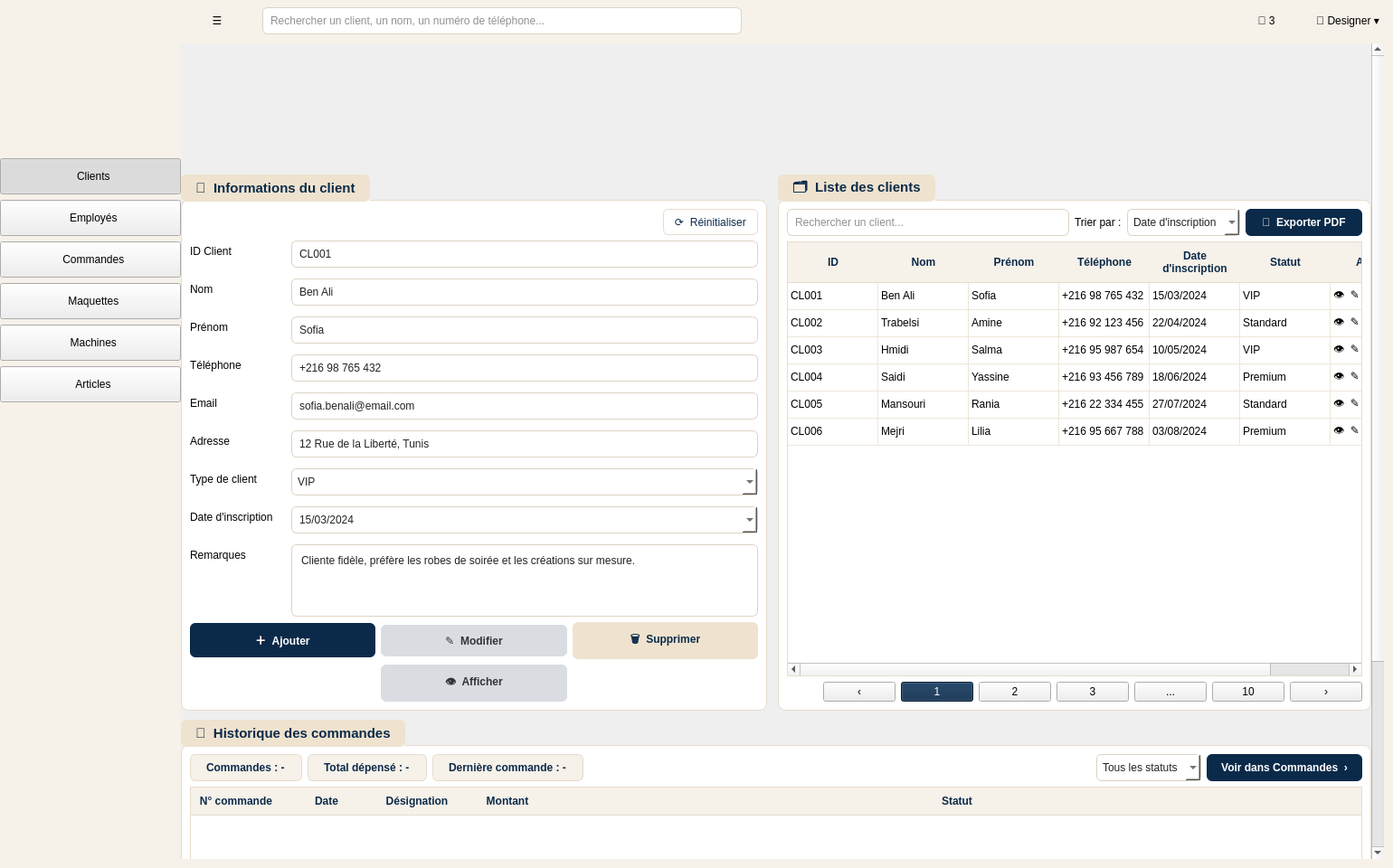
<?xml version="1.0" encoding="UTF-8"?>
<ui version="4.0">
 <class>ClientsPage</class>
 <widget class="QMainWindow" name="ClientsPage">
  <property name="geometry">
   <rect><x>0</x><y>0</y><width>1540</width><height>960</height></rect>
  </property>
  <property name="windowIcon">
   <iconset resource="resources.qrc"><normaloff>:/images/logo.png</normaloff>:/images/logo.png</iconset>
  </property>
  <property name="windowTitle">
   <string>FashioNova - Gestion des Clients (v8)</string>
  </property>
  <property name="styleSheet">
   <string notr="true">
QMainWindow, QWidget#centralwidget { background-color: #f6f1e9; }
QPushButton[nav="true"] { color: #FFFFFF; background: transparent; border: none; text-align: left; padding-left: 20px; margin: 0px 6px; border-radius: 6px; font-family: "Segoe UI"; font-size: 13px; font-weight: 500; }
QPushButton[nav="true"]:hover { background-color: rgba(255, 255, 255, 0.12); }
QPushButton[nav="true"]:checked { background: qlineargradient(x1:0, y1:0, x2:1, y2:0, stop:0 #E5C378, stop:1 #C89538); color: #08213B; font-weight: bold; }
QFrame#banner { background-color: #efe3cf; border: none; }
QLabel#bannerTitle { font-size: 38px; font-style: italic; font-weight: bold; color: #0b2a4a; }
QLabel#bannerSub { font-size: 15px; font-style: italic; color: #b08d57; }
QLabel#bannerQuote { font-size: 16px; font-style: italic; color: #b08d57; }
QGroupBox { background-color: white; border: 1px solid #e6dccb; border-radius: 8px; margin-top: 28px; font-weight: bold; font-size: 15px; color: #0b2a4a; }
QGroupBox::title { subcontrol-origin: margin; subcontrol-position: top left; left: 0px; padding: 6px 14px; background-color: #efe3cf; border-radius: 6px; }
QLineEdit, QComboBox, QDateEdit, QPlainTextEdit { background: white; border: 1px solid #ddd3c2; border-radius: 6px; padding: 6px; font-weight: normal; color: #222; }
QLabel[field="true"] { font-weight: bold; color: #0b2a4a; font-size: 13px; }
QPushButton#btnAjouter { background-color: #0b2a4a; color: white; font-weight: bold; padding: 10px; border-radius: 6px; }
QPushButton#btnModifier, QPushButton#btnAfficher { background-color: #d9dde2; color: #333; font-weight: bold; padding: 10px; border-radius: 6px; }
QPushButton#btnSupprimer { background-color: #efe3cf; color: #0b2a4a; font-weight: bold; padding: 10px; border-radius: 6px; }
QPushButton#btnReinit { background-color: white; border: 1px solid #e6dccb; padding: 6px 12px; border-radius: 6px; color: #0b2a4a; }
QPushButton#btnExport { background-color: #0b2a4a; color: white; font-weight: bold; padding: 8px 18px; border-radius: 6px; }
QTableWidget { background: white; border: 1px solid #e6dccb; gridline-color: #eee6d8; selection-background-color: #efe3cf; selection-color: #0b2a4a; }
QHeaderView::section { background-color: #f6f1e9; color: #0b2a4a; font-weight: bold; padding: 6px; border: none; border-bottom: 1px solid #e6dccb; }
QPushButton[page="true"] { background: white; border: 1px solid #e6dccb; border-radius: 6px; min-width: 30px; padding: 6px; color: #0b2a4a; }
QPushButton#btnPage1 { background-color: #0b2a4a; color: white; }
QProgressBar { border: none; background-color: #ebeef2; border-radius: 5px; max-height: 10px; }
QProgressBar::chunk { background-color: #0b2a4a; border-radius: 5px; }
QFrame[card="true"] { background: white; border: 1px solid #eee6d8; border-radius: 6px; }
   </string>
  </property>
  <widget class="QWidget" name="centralwidget">
   <layout class="QHBoxLayout" name="mainLayout">
    <property name="spacing"><number>0</number></property>
    <property name="leftMargin"><number>0</number></property>
    <property name="topMargin"><number>0</number></property>
    <property name="rightMargin"><number>0</number></property>
    <property name="bottomMargin"><number>0</number></property>

    <!-- ===================== SIDEBAR (200 px, image de fond) ===================== -->
    <item>
     <widget class="QFrame" name="sidebar">
      <property name="minimumSize"><size><width>200</width><height>0</height></size></property>
      <property name="maximumSize"><size><width>200</width><height>16777215</height></size></property>
      <property name="styleSheet"><string notr="true">QFrame#sidebar { border-image: url(:/images/sidebar.png) 0 0 0 0 stretch stretch; }</string></property>
      <layout class="QVBoxLayout" name="sidebarLayout">
       <property name="spacing"><number>6</number></property>
       <property name="leftMargin"><number>0</number></property>
       <property name="topMargin"><number>175</number></property>
       <property name="rightMargin"><number>0</number></property>
       <property name="bottomMargin"><number>15</number></property>
       <item>
        <widget class="QPushButton" name="btnNavClients">
         <property name="minimumSize"><size><width>0</width><height>40</height></size></property>
         <property name="maximumSize"><size><width>16777215</width><height>40</height></size></property>
         <property name="cursor"><cursorShape>PointingHandCursor</cursorShape></property>
         <property name="text"><string>  Clients</string></property>
         <property name="icon">
          <iconset resource="resources.qrc"><normaloff>:/icons/clients_off.png</normaloff><normalon>:/icons/clients_on.png</normalon></iconset>
         </property>
         <property name="iconSize"><size><width>20</width><height>20</height></size></property>
         <property name="checkable"><bool>true</bool></property>
         <property name="checked"><bool>true</bool></property>
         <property name="nav" stdset="0"><string notr="true">true</string></property>
         <attribute name="buttonGroup"><string notr="true">navGroup</string></attribute>
        </widget>
       </item>
       <item>
        <widget class="QPushButton" name="btnNavEmployes">
         <property name="minimumSize"><size><width>0</width><height>40</height></size></property>
         <property name="maximumSize"><size><width>16777215</width><height>40</height></size></property>
         <property name="cursor"><cursorShape>PointingHandCursor</cursorShape></property>
         <property name="text"><string>  Employés</string></property>
         <property name="icon">
          <iconset resource="resources.qrc"><normaloff>:/icons/employes_off.png</normaloff><normalon>:/icons/employes_on.png</normalon></iconset>
         </property>
         <property name="iconSize"><size><width>20</width><height>20</height></size></property>
         <property name="checkable"><bool>true</bool></property>
         <property name="nav" stdset="0"><string notr="true">true</string></property>
         <attribute name="buttonGroup"><string notr="true">navGroup</string></attribute>
        </widget>
       </item>
       <item>
        <widget class="QPushButton" name="btnNavCommandes">
         <property name="minimumSize"><size><width>0</width><height>40</height></size></property>
         <property name="maximumSize"><size><width>16777215</width><height>40</height></size></property>
         <property name="cursor"><cursorShape>PointingHandCursor</cursorShape></property>
         <property name="text"><string>  Commandes</string></property>
         <property name="icon">
          <iconset resource="resources.qrc"><normaloff>:/icons/commandes_off.png</normaloff><normalon>:/icons/commandes_on.png</normalon></iconset>
         </property>
         <property name="iconSize"><size><width>20</width><height>20</height></size></property>
         <property name="checkable"><bool>true</bool></property>
         <property name="nav" stdset="0"><string notr="true">true</string></property>
         <attribute name="buttonGroup"><string notr="true">navGroup</string></attribute>
        </widget>
       </item>
       <item>
        <widget class="QPushButton" name="btnNavMaquettes">
         <property name="minimumSize"><size><width>0</width><height>40</height></size></property>
         <property name="maximumSize"><size><width>16777215</width><height>40</height></size></property>
         <property name="cursor"><cursorShape>PointingHandCursor</cursorShape></property>
         <property name="text"><string>  Maquettes</string></property>
         <property name="icon">
          <iconset resource="resources.qrc"><normaloff>:/icons/maquettes_off.png</normaloff><normalon>:/icons/maquettes_on.png</normalon></iconset>
         </property>
         <property name="iconSize"><size><width>20</width><height>20</height></size></property>
         <property name="checkable"><bool>true</bool></property>
         <property name="nav" stdset="0"><string notr="true">true</string></property>
         <attribute name="buttonGroup"><string notr="true">navGroup</string></attribute>
        </widget>
       </item>
       <item>
        <widget class="QPushButton" name="btnNavMachines">
         <property name="minimumSize"><size><width>0</width><height>40</height></size></property>
         <property name="maximumSize"><size><width>16777215</width><height>40</height></size></property>
         <property name="cursor"><cursorShape>PointingHandCursor</cursorShape></property>
         <property name="text"><string>  Machines</string></property>
         <property name="icon">
          <iconset resource="resources.qrc"><normaloff>:/icons/machines_off.png</normaloff><normalon>:/icons/machines_on.png</normalon></iconset>
         </property>
         <property name="iconSize"><size><width>20</width><height>20</height></size></property>
         <property name="checkable"><bool>true</bool></property>
         <property name="nav" stdset="0"><string notr="true">true</string></property>
         <attribute name="buttonGroup"><string notr="true">navGroup</string></attribute>
        </widget>
       </item>
       <item>
        <widget class="QPushButton" name="btnNavArticles">
         <property name="minimumSize"><size><width>0</width><height>40</height></size></property>
         <property name="maximumSize"><size><width>16777215</width><height>40</height></size></property>
         <property name="cursor"><cursorShape>PointingHandCursor</cursorShape></property>
         <property name="text"><string>  Articles</string></property>
         <property name="icon">
          <iconset resource="resources.qrc"><normaloff>:/icons/articles_off.png</normaloff><normalon>:/icons/articles_on.png</normalon></iconset>
         </property>
         <property name="iconSize"><size><width>20</width><height>20</height></size></property>
         <property name="checkable"><bool>true</bool></property>
         <property name="nav" stdset="0"><string notr="true">true</string></property>
         <attribute name="buttonGroup"><string notr="true">navGroup</string></attribute>
        </widget>
       </item>
       <item>
        <spacer name="sidebarSpacer">
         <property name="orientation"><enum>Qt::Vertical</enum></property>
         <property name="sizeHint" stdset="0"><size><width>20</width><height>40</height></size></property>
        </spacer>
       </item>
      </layout>
     </widget>
    </item>

    <!-- ===================== CONTENU ===================== -->
    <item>
     <widget class="QWidget" name="content">
      <layout class="QVBoxLayout" name="contentLayout">
       <property name="spacing"><number>10</number></property>
       <property name="leftMargin"><number>0</number></property>
       <property name="topMargin"><number>8</number></property>
       <property name="rightMargin"><number>10</number></property>
       <property name="bottomMargin"><number>10</number></property>

       <!-- Barre du haut -->
       <item>
        <layout class="QHBoxLayout" name="topBar">
         <item>
          <widget class="QPushButton" name="btnMenu">
           <property name="text"><string>☰</string></property>
           <property name="flat"><bool>true</bool></property>
          </widget>
         </item>
         <item>
          <widget class="QLineEdit" name="searchGlobal">
           <property name="placeholderText"><string>Rechercher un client, un nom, un numéro de téléphone...</string></property>
          </widget>
         </item>
         <item>
          <spacer name="topSpacer">
           <property name="orientation"><enum>Qt::Horizontal</enum></property>
           <property name="sizeHint" stdset="0"><size><width>200</width><height>20</height></size></property>
          </spacer>
         </item>
         <item>
          <widget class="QPushButton" name="btnNotif">
           <property name="text"><string>🔔 3</string></property>
           <property name="flat"><bool>true</bool></property>
          </widget>
         </item>
         <item>
          <widget class="QPushButton" name="btnUser">
           <property name="text"><string>👤 Designer ▾</string></property>
           <property name="flat"><bool>true</bool></property>
          </widget>
         </item>
        </layout>
       </item>

       <!-- Pile de pages : 0 = Clients, 1..5 = pages vides -->
       <item>
        <widget class="QStackedWidget" name="stackPages">
         <property name="currentIndex"><number>0</number></property>

         <widget class="QScrollArea" name="pageClients">
          <property name="frameShape"><enum>QFrame::NoFrame</enum></property>
          <property name="widgetResizable"><bool>true</bool></property>
          <property name="horizontalScrollBarPolicy"><enum>Qt::ScrollBarAlwaysOff</enum></property>
          <property name="styleSheet"><string notr="true">QScrollArea#pageClients { background: transparent; border: none; }
QScrollArea#pageClients &gt; QWidget { background: transparent; }
QWidget#pageClientsContents { background: transparent; }</string></property>
          <widget class="QWidget" name="pageClientsContents">
          <layout class="QVBoxLayout" name="pageClientsLayout">
           <property name="spacing"><number>10</number></property>
           <property name="leftMargin"><number>0</number></property>
           <property name="topMargin"><number>0</number></property>
           <property name="rightMargin"><number>0</number></property>
           <property name="bottomMargin"><number>0</number></property>

           <!-- Bannière (image) -->
           <item>
            <widget class="QLabel" name="bannerImage">
             <property name="sizePolicy">
              <sizepolicy hsizetype="Ignored" vsizetype="Fixed"><horstretch>0</horstretch><verstretch>0</verstretch></sizepolicy>
             </property>
             <property name="minimumSize"><size><width>0</width><height>135</height></size></property>
             <property name="maximumSize"><size><width>16777215</width><height>135</height></size></property>
             <property name="text"><string/></property>
             <property name="pixmap"><pixmap resource="resources.qrc">:/images/banner.png</pixmap></property>
             <property name="alignment"><set>Qt::AlignCenter</set></property>
            </widget>
           </item>

       <!-- Zone du milieu : formulaire + liste -->
       <item>
        <layout class="QHBoxLayout" name="middleLayout">
         <property name="spacing"><number>12</number></property>

         <!-- ===== Informations du client (SANS PHOTOS) ===== -->
         <item>
          <widget class="QGroupBox" name="groupInfos">
           <property name="title"><string>👤  Informations du client</string></property>
           <layout class="QVBoxLayout" name="infosLayout">
            <item>
             <layout class="QHBoxLayout" name="infosHeader">
              <item>
               <spacer name="infosHeaderSpacer">
                <property name="orientation"><enum>Qt::Horizontal</enum></property>
                <property name="sizeHint" stdset="0"><size><width>40</width><height>20</height></size></property>
               </spacer>
              </item>
              <item>
               <widget class="QPushButton" name="btnReinit">
                <property name="text"><string>⟳  Réinitialiser</string></property>
               </widget>
              </item>
             </layout>
            </item>
            <item>
             <layout class="QFormLayout" name="formLayout">
              <property name="verticalSpacing"><number>12</number></property>
              <property name="horizontalSpacing"><number>20</number></property>

              <item row="0" column="0">
               <widget class="QLabel" name="lblId">
                <property name="text"><string>ID Client</string></property>
                <property name="field" stdset="0"><string notr="true">true</string></property>
               </widget>
              </item>
              <item row="0" column="1">
               <widget class="QLineEdit" name="editId">
                <property name="text"><string>CL001</string></property>
               </widget>
              </item>

              <item row="1" column="0">
               <widget class="QLabel" name="lblNom">
                <property name="text"><string>Nom</string></property>
                <property name="field" stdset="0"><string notr="true">true</string></property>
               </widget>
              </item>
              <item row="1" column="1">
               <widget class="QLineEdit" name="editNom">
                <property name="text"><string>Ben Ali</string></property>
               </widget>
              </item>

              <item row="2" column="0">
               <widget class="QLabel" name="lblPrenom">
                <property name="text"><string>Prénom</string></property>
                <property name="field" stdset="0"><string notr="true">true</string></property>
               </widget>
              </item>
              <item row="2" column="1">
               <widget class="QLineEdit" name="editPrenom">
                <property name="text"><string>Sofia</string></property>
               </widget>
              </item>

              <item row="3" column="0">
               <widget class="QLabel" name="lblTel">
                <property name="text"><string>Téléphone</string></property>
                <property name="field" stdset="0"><string notr="true">true</string></property>
               </widget>
              </item>
              <item row="3" column="1">
               <widget class="QLineEdit" name="editTel">
                <property name="text"><string>+216 98 765 432</string></property>
               </widget>
              </item>

              <item row="4" column="0">
               <widget class="QLabel" name="lblEmail">
                <property name="text"><string>Email</string></property>
                <property name="field" stdset="0"><string notr="true">true</string></property>
               </widget>
              </item>
              <item row="4" column="1">
               <widget class="QLineEdit" name="editEmail">
                <property name="text"><string>sofia.benali@email.com</string></property>
               </widget>
              </item>

              <item row="5" column="0">
               <widget class="QLabel" name="lblAdresse">
                <property name="text"><string>Adresse</string></property>
                <property name="field" stdset="0"><string notr="true">true</string></property>
               </widget>
              </item>
              <item row="5" column="1">
               <widget class="QLineEdit" name="editAdresse">
                <property name="text"><string>12 Rue de la Liberté, Tunis</string></property>
               </widget>
              </item>

              <item row="6" column="0">
               <widget class="QLabel" name="lblType">
                <property name="text"><string>Type de client</string></property>
                <property name="field" stdset="0"><string notr="true">true</string></property>
               </widget>
              </item>
              <item row="6" column="1">
               <widget class="QComboBox" name="comboType">
                <item><property name="text"><string>VIP</string></property></item>
                <item><property name="text"><string>Premium</string></property></item>
                <item><property name="text"><string>Standard</string></property></item>
               </widget>
              </item>

              <item row="7" column="0">
               <widget class="QLabel" name="lblDate">
                <property name="text"><string>Date d'inscription</string></property>
                <property name="field" stdset="0"><string notr="true">true</string></property>
               </widget>
              </item>
              <item row="7" column="1">
               <widget class="QDateEdit" name="dateInscription">
                <property name="displayFormat"><string>dd/MM/yyyy</string></property>
                <property name="calendarPopup"><bool>true</bool></property>
                <property name="date">
                 <date><year>2024</year><month>3</month><day>15</day></date>
                </property>
               </widget>
              </item>

              <item row="8" column="0">
               <widget class="QLabel" name="lblRemarques">
                <property name="text"><string>Remarques</string></property>
                <property name="field" stdset="0"><string notr="true">true</string></property>
               </widget>
              </item>
              <item row="8" column="1">
               <widget class="QPlainTextEdit" name="editRemarques">
                <property name="maximumSize"><size><width>16777215</width><height>80</height></size></property>
                <property name="plainText"><string>Cliente fidèle, préfère les robes de soirée et les créations sur mesure.</string></property>
               </widget>
              </item>
             </layout>
            </item>
            <item>
             <layout class="QGridLayout" name="buttonsLayout">
              <item row="0" column="0">
               <widget class="QPushButton" name="btnAjouter">
                <property name="text"><string>＋  Ajouter</string></property>
               </widget>
              </item>
              <item row="0" column="1">
               <widget class="QPushButton" name="btnModifier">
                <property name="text"><string>✎  Modifier</string></property>
               </widget>
              </item>
              <item row="0" column="2">
               <widget class="QPushButton" name="btnSupprimer">
                <property name="text"><string>🗑  Supprimer</string></property>
               </widget>
              </item>
              <item row="1" column="1">
               <widget class="QPushButton" name="btnAfficher">
                <property name="text"><string>👁  Afficher</string></property>
               </widget>
              </item>
             </layout>
            </item>
            <item>
             <spacer name="infosSpacer">
              <property name="orientation"><enum>Qt::Vertical</enum></property>
              <property name="sizeHint" stdset="0"><size><width>20</width><height>20</height></size></property>
             </spacer>
            </item>
           </layout>
          </widget>
         </item>

         <!-- ===== Liste des clients (SANS colonne photo) ===== -->
         <item>
          <widget class="QGroupBox" name="groupListe">
           <property name="title"><string>🗂  Liste des clients</string></property>
           <layout class="QVBoxLayout" name="listeLayout">
            <item>
             <layout class="QHBoxLayout" name="listeHeader">
              <item>
               <widget class="QLineEdit" name="searchListe">
                <property name="placeholderText"><string>Rechercher un client...</string></property>
               </widget>
              </item>
              <item>
               <widget class="QLabel" name="lblTrier">
                <property name="text"><string>Trier par :</string></property>
                <property name="field" stdset="0"><string notr="true">true</string></property>
               </widget>
              </item>
              <item>
               <widget class="QComboBox" name="comboTrier">
                <item><property name="text"><string>Date d'inscription</string></property></item>
                <item><property name="text"><string>Nom</string></property></item>
                <item><property name="text"><string>Type de client</string></property></item>
               </widget>
              </item>
              <item>
               <widget class="QPushButton" name="btnExport">
                <property name="text"><string>📄  Exporter PDF</string></property>
               </widget>
              </item>
             </layout>
            </item>
            <item>
             <widget class="QTableWidget" name="tableClients">
              <property name="selectionBehavior"><enum>QAbstractItemView::SelectRows</enum></property>
              <property name="editTriggers"><set>QAbstractItemView::NoEditTriggers</set></property>
              <property name="alternatingRowColors"><bool>false</bool></property>
              <attribute name="horizontalHeaderStretchLastSection"><bool>true</bool></attribute>
              <attribute name="verticalHeaderVisible"><bool>false</bool></attribute>
              <column><property name="text"><string>ID</string></property></column>
              <column><property name="text"><string>Nom</string></property></column>
              <column><property name="text"><string>Prénom</string></property></column>
              <column><property name="text"><string>Téléphone</string></property></column>
              <column><property name="text"><string>Date
d'inscription</string></property></column>
              <column><property name="text"><string>Statut</string></property></column>
              <column><property name="text"><string>Actions</string></property></column>
              <row/><row/><row/><row/><row/><row/>

              <item row="0" column="0"><property name="text"><string>CL001</string></property></item>
              <item row="0" column="1"><property name="text"><string>Ben Ali</string></property></item>
              <item row="0" column="2"><property name="text"><string>Sofia</string></property></item>
              <item row="0" column="3"><property name="text"><string>+216 98 765 432</string></property></item>
              <item row="0" column="4"><property name="text"><string>15/03/2024</string></property></item>
              <item row="0" column="5"><property name="text"><string>VIP</string></property></item>
              <item row="0" column="6"><property name="text"><string>👁  ✎</string></property></item>

              <item row="1" column="0"><property name="text"><string>CL002</string></property></item>
              <item row="1" column="1"><property name="text"><string>Trabelsi</string></property></item>
              <item row="1" column="2"><property name="text"><string>Amine</string></property></item>
              <item row="1" column="3"><property name="text"><string>+216 92 123 456</string></property></item>
              <item row="1" column="4"><property name="text"><string>22/04/2024</string></property></item>
              <item row="1" column="5"><property name="text"><string>Standard</string></property></item>
              <item row="1" column="6"><property name="text"><string>👁  ✎</string></property></item>

              <item row="2" column="0"><property name="text"><string>CL003</string></property></item>
              <item row="2" column="1"><property name="text"><string>Hmidi</string></property></item>
              <item row="2" column="2"><property name="text"><string>Salma</string></property></item>
              <item row="2" column="3"><property name="text"><string>+216 95 987 654</string></property></item>
              <item row="2" column="4"><property name="text"><string>10/05/2024</string></property></item>
              <item row="2" column="5"><property name="text"><string>VIP</string></property></item>
              <item row="2" column="6"><property name="text"><string>👁  ✎</string></property></item>

              <item row="3" column="0"><property name="text"><string>CL004</string></property></item>
              <item row="3" column="1"><property name="text"><string>Saidi</string></property></item>
              <item row="3" column="2"><property name="text"><string>Yassine</string></property></item>
              <item row="3" column="3"><property name="text"><string>+216 93 456 789</string></property></item>
              <item row="3" column="4"><property name="text"><string>18/06/2024</string></property></item>
              <item row="3" column="5"><property name="text"><string>Premium</string></property></item>
              <item row="3" column="6"><property name="text"><string>👁  ✎</string></property></item>

              <item row="4" column="0"><property name="text"><string>CL005</string></property></item>
              <item row="4" column="1"><property name="text"><string>Mansouri</string></property></item>
              <item row="4" column="2"><property name="text"><string>Rania</string></property></item>
              <item row="4" column="3"><property name="text"><string>+216 22 334 455</string></property></item>
              <item row="4" column="4"><property name="text"><string>27/07/2024</string></property></item>
              <item row="4" column="5"><property name="text"><string>Standard</string></property></item>
              <item row="4" column="6"><property name="text"><string>👁  ✎</string></property></item>

              <item row="5" column="0"><property name="text"><string>CL006</string></property></item>
              <item row="5" column="1"><property name="text"><string>Mejri</string></property></item>
              <item row="5" column="2"><property name="text"><string>Lilia</string></property></item>
              <item row="5" column="3"><property name="text"><string>+216 95 667 788</string></property></item>
              <item row="5" column="4"><property name="text"><string>03/08/2024</string></property></item>
              <item row="5" column="5"><property name="text"><string>Premium</string></property></item>
              <item row="5" column="6"><property name="text"><string>👁  ✎</string></property></item>
             </widget>
            </item>
            <item>
             <layout class="QHBoxLayout" name="paginationLayout">
              <item>
               <spacer name="pagSpacer">
                <property name="orientation"><enum>Qt::Horizontal</enum></property>
                <property name="sizeHint" stdset="0"><size><width>40</width><height>20</height></size></property>
               </spacer>
              </item>
              <item><widget class="QPushButton" name="btnPagePrev"><property name="text"><string>‹</string></property><property name="page" stdset="0"><string notr="true">true</string></property></widget></item>
              <item><widget class="QPushButton" name="btnPage1"><property name="text"><string>1</string></property><property name="page" stdset="0"><string notr="true">true</string></property></widget></item>
              <item><widget class="QPushButton" name="btnPage2"><property name="text"><string>2</string></property><property name="page" stdset="0"><string notr="true">true</string></property></widget></item>
              <item><widget class="QPushButton" name="btnPage3"><property name="text"><string>3</string></property><property name="page" stdset="0"><string notr="true">true</string></property></widget></item>
              <item><widget class="QPushButton" name="btnPageDots"><property name="text"><string>...</string></property><property name="page" stdset="0"><string notr="true">true</string></property></widget></item>
              <item><widget class="QPushButton" name="btnPage10"><property name="text"><string>10</string></property><property name="page" stdset="0"><string notr="true">true</string></property></widget></item>
              <item><widget class="QPushButton" name="btnPageNext"><property name="text"><string>›</string></property><property name="page" stdset="0"><string notr="true">true</string></property></widget></item>
             </layout>
            </item>
           </layout>
          </widget>
         </item>
        </layout>
       </item>

       <!-- ===================== HISTORIQUE DES COMMANDES ===================== -->
       <item>
        <widget class="QGroupBox" name="groupHistorique">
         <property name="title"><string>🧾  Historique des commandes</string></property>
         <property name="minimumSize"><size><width>0</width><height>270</height></size></property>
         <layout class="QVBoxLayout" name="historiqueLayout">
          <item>
           <layout class="QHBoxLayout" name="historiqueHeader">
        <item>
         <widget class="QLabel" name="lblNbCommandes">
          <property name="text"><string>Commandes : -</string></property>
          <property name="styleSheet"><string notr="true">background-color:#f6f1e9; border:1px solid #e6dccb; border-radius:6px; padding:6px 14px; color:#0b2a4a; font-weight:bold;</string></property>
         </widget>
        </item>
        <item>
         <widget class="QLabel" name="lblTotalDepense">
          <property name="text"><string>Total dépensé : -</string></property>
          <property name="styleSheet"><string notr="true">background-color:#f6f1e9; border:1px solid #e6dccb; border-radius:6px; padding:6px 14px; color:#0b2a4a; font-weight:bold;</string></property>
         </widget>
        </item>
        <item>
         <widget class="QLabel" name="lblDerniereCommande">
          <property name="text"><string>Dernière commande : -</string></property>
          <property name="styleSheet"><string notr="true">background-color:#f6f1e9; border:1px solid #e6dccb; border-radius:6px; padding:6px 14px; color:#0b2a4a; font-weight:bold;</string></property>
         </widget>
        </item>
            <item>
             <spacer name="historiqueSpacer">
              <property name="orientation"><enum>Qt::Horizontal</enum></property>
              <property name="sizeHint" stdset="0"><size><width>40</width><height>20</height></size></property>
             </spacer>
            </item>
            <item>
             <widget class="QComboBox" name="comboStatutCmd">
              <item><property name="text"><string>Tous les statuts</string></property></item>
              <item><property name="text"><string>Livrée</string></property></item>
              <item><property name="text"><string>En cours</string></property></item>
              <item><property name="text"><string>En attente</string></property></item>
              <item><property name="text"><string>Annulée</string></property></item>
             </widget>
            </item>
            <item>
             <widget class="QPushButton" name="btnVoirCommandes">
              <property name="cursor"><cursorShape>PointingHandCursor</cursorShape></property>
              <property name="text"><string>Voir dans Commandes  ›</string></property>
              <property name="styleSheet"><string notr="true">background-color:#0b2a4a; color:white; font-weight:bold; padding:8px 16px; border-radius:6px;</string></property>
             </widget>
            </item>
           </layout>
          </item>
          <item>
           <widget class="QTableWidget" name="tableCommandes">
            <property name="minimumSize"><size><width>0</width><height>160</height></size></property>
            <property name="selectionBehavior"><enum>QAbstractItemView::SelectRows</enum></property>
            <property name="editTriggers"><set>QAbstractItemView::NoEditTriggers</set></property>
            <attribute name="horizontalHeaderStretchLastSection"><bool>true</bool></attribute>
            <attribute name="verticalHeaderVisible"><bool>false</bool></attribute>
          <column><property name="text"><string>N° commande</string></property></column>
          <column><property name="text"><string>Date</string></property></column>
          <column><property name="text"><string>Désignation</string></property></column>
          <column><property name="text"><string>Montant</string></property></column>
          <column><property name="text"><string>Statut</string></property></column>
           </widget>
          </item>
         </layout>
        </widget>
       </item>

       <!-- ===================== STATISTIQUES : 3 photos indépendantes ===================== -->
       <item>
        <widget class="QWidget" name="statsPanel">
         <property name="sizePolicy">
          <sizepolicy hsizetype="Ignored" vsizetype="Fixed"><horstretch>0</horstretch><verstretch>0</verstretch></sizepolicy>
         </property>
         <property name="minimumSize"><size><width>0</width><height>150</height></size></property>
         <layout class="QHBoxLayout" name="statsLayout">
          <property name="spacing"><number>12</number></property>
          <property name="leftMargin"><number>0</number></property>
          <property name="topMargin"><number>0</number></property>
          <property name="rightMargin"><number>0</number></property>
          <property name="bottomMargin"><number>0</number></property>
          <item>
           <widget class="QLabel" name="statsRepartition">
            <property name="sizePolicy">
             <sizepolicy hsizetype="Ignored" vsizetype="Ignored"><horstretch>378</horstretch><verstretch>0</verstretch></sizepolicy>
            </property>
            <property name="text"><string/></property>
            <property name="pixmap"><pixmap resource="resources.qrc">:/images/stats_repartition.png</pixmap></property>
            <property name="alignment"><set>Qt::AlignCenter</set></property>
           </widget>
          </item>
          <item>
           <widget class="QLabel" name="statsEvolution">
            <property name="sizePolicy">
             <sizepolicy hsizetype="Ignored" vsizetype="Ignored"><horstretch>417</horstretch><verstretch>0</verstretch></sizepolicy>
            </property>
            <property name="text"><string/></property>
            <property name="pixmap"><pixmap resource="resources.qrc">:/images/stats_evolution.png</pixmap></property>
            <property name="alignment"><set>Qt::AlignCenter</set></property>
           </widget>
          </item>
          <item>
           <widget class="QLabel" name="statsTop5">
            <property name="sizePolicy">
             <sizepolicy hsizetype="Ignored" vsizetype="Ignored"><horstretch>384</horstretch><verstretch>0</verstretch></sizepolicy>
            </property>
            <property name="text"><string/></property>
            <property name="pixmap"><pixmap resource="resources.qrc">:/images/stats_top5.png</pixmap></property>
            <property name="alignment"><set>Qt::AlignCenter</set></property>
           </widget>
          </item>
         </layout>
        </widget>
       </item>
          </layout>
          </widget>
         </widget>

         <widget class="QFrame" name="pageEmployes">
          <property name="frameShape"><enum>QFrame::NoFrame</enum></property>
          <property name="styleSheet"><string notr="true">QFrame#pageEmployes { background-color: white; border-radius: 8px; }</string></property>
         </widget>

         <widget class="QFrame" name="pageCommandes">
          <property name="frameShape"><enum>QFrame::NoFrame</enum></property>
          <property name="styleSheet"><string notr="true">QFrame#pageCommandes { background-color: white; border-radius: 8px; }</string></property>
         </widget>

         <widget class="QFrame" name="pageMaquettes">
          <property name="frameShape"><enum>QFrame::NoFrame</enum></property>
          <property name="styleSheet"><string notr="true">QFrame#pageMaquettes { background-color: white; border-radius: 8px; }</string></property>
         </widget>

         <widget class="QFrame" name="pageMachines">
          <property name="frameShape"><enum>QFrame::NoFrame</enum></property>
          <property name="styleSheet"><string notr="true">QFrame#pageMachines { background-color: white; border-radius: 8px; }</string></property>
         </widget>

         <widget class="QFrame" name="pageArticles">
          <property name="frameShape"><enum>QFrame::NoFrame</enum></property>
          <property name="styleSheet"><string notr="true">QFrame#pageArticles { background-color: white; border-radius: 8px; }</string></property>
         </widget>
        </widget>
       </item>
      </layout>
     </widget>
    </item>
   </layout>
  </widget>
 </widget>
 <resources>
  <include location="resources.qrc"/>
 </resources>
 <connections/>
 <buttongroups>
  <buttongroup name="navGroup"/>
 </buttongroups>
</ui>
